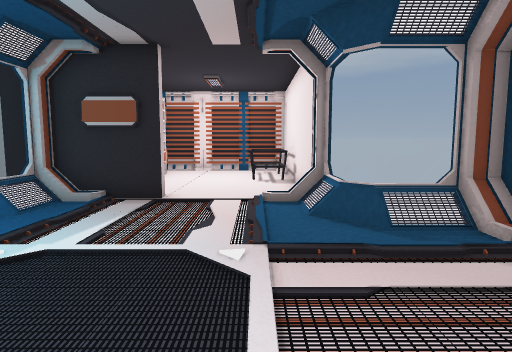
[1] (above)

16 first-person views from a walk through a scene from a Unity 3-D project. The camera is 1.4 m above the floor, tilts 6° down and sees 75° across. Doors are open. The floor is counted in squares, 1 m on a side. Each view is taken from the middle of a square. On the plan, view 1 faces up. The plan holds only what a view shows up to about 15 squares ahead; the rest is blank. The player is left out. Some animated figures are not drawn.

[2]
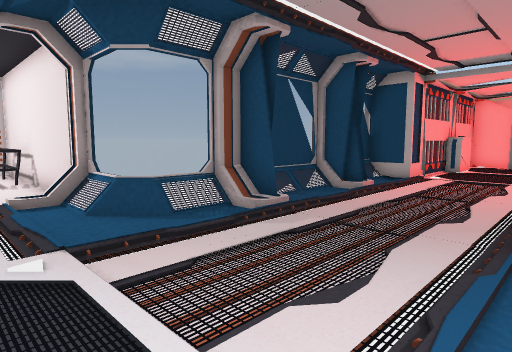

[3]
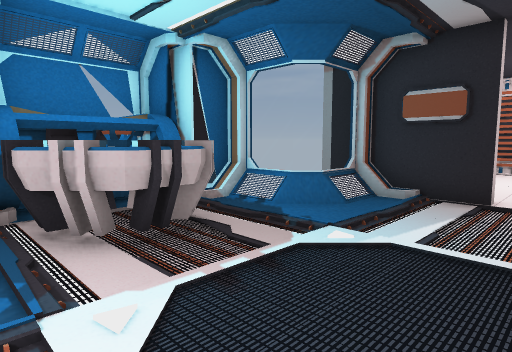

[4]
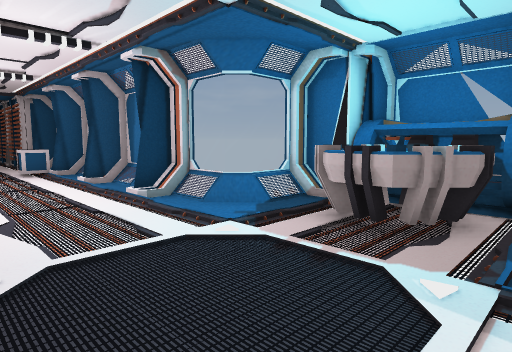

[5]
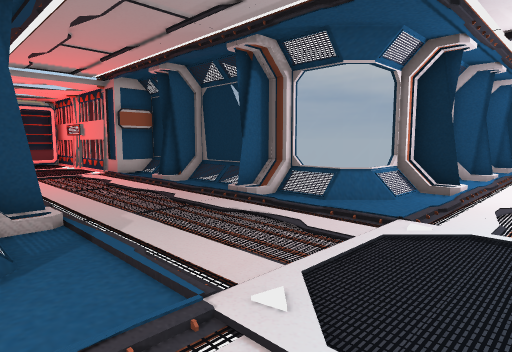

[6]
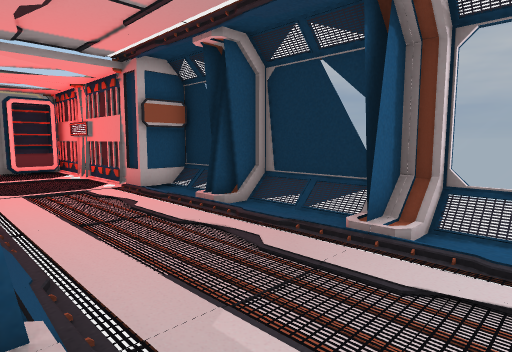

[7]
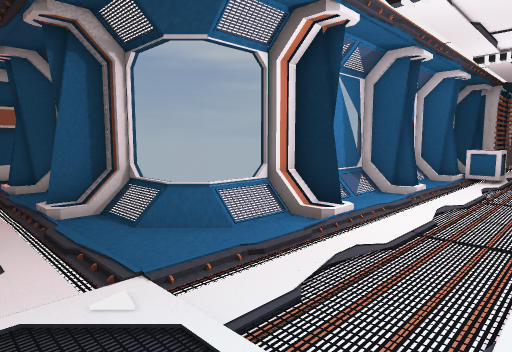

[8]
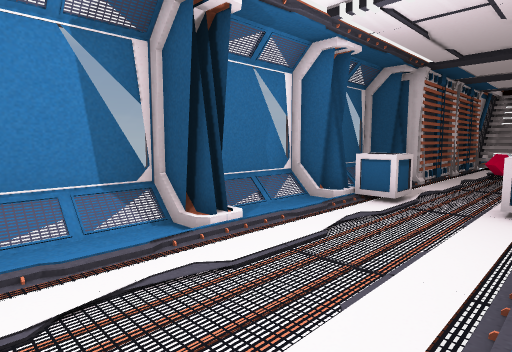

[9]
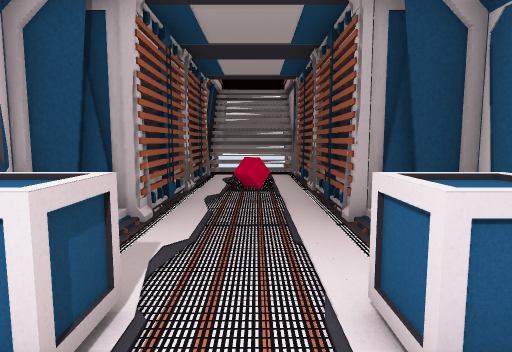

[10]
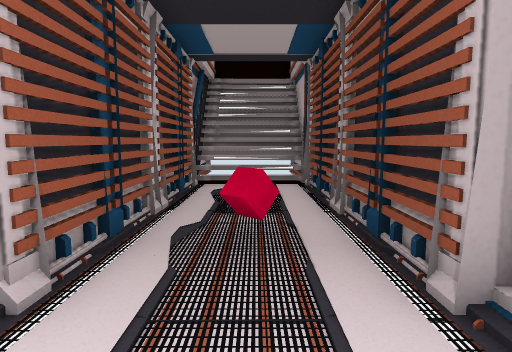

[11]
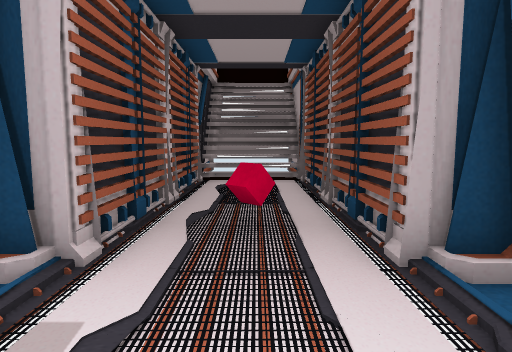

[12]
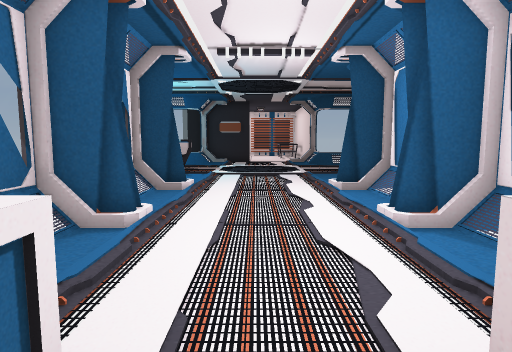

[13]
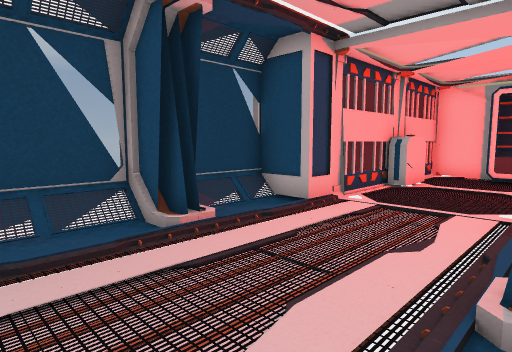

[14]
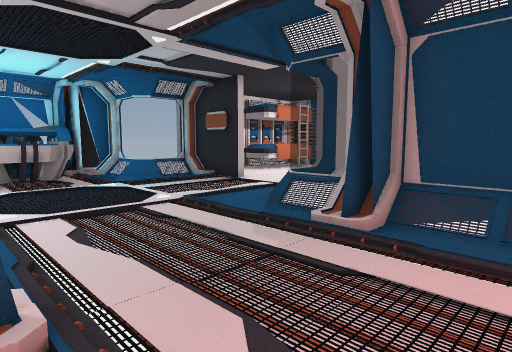

[15]
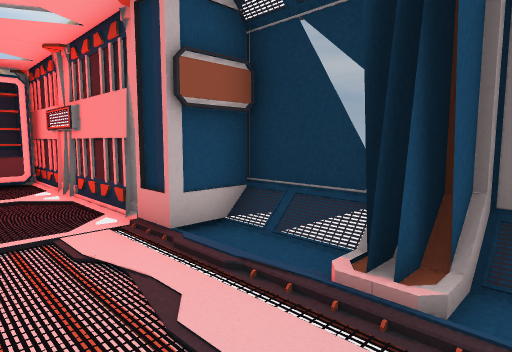

[16]
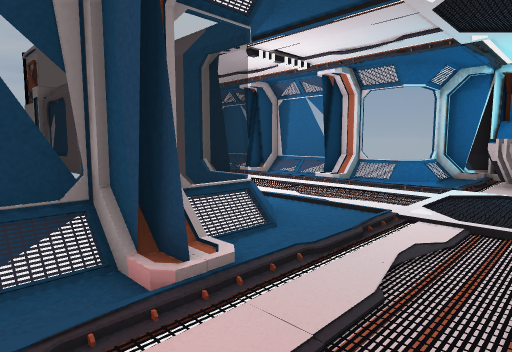

### Floor plan
Key: @ floor where view 1 was taken; # wall or solid block; . main floor; - floor 0.25 m lower than the main floor; / step, stairs or slope; D open door; = window, fence, low wall or low ledge; ^ raised ledge; T table; C computer; S shelf; P projector; O other object.
Columns run from 9 left of view 1 to 20 right of it. Each row starts with its distance up from view 1.
 17      ##   #
 16           #
 15      O...TT
 14       ... T
 13       ... T
 12       ...TT
 11       .....#
 10       .....#
  9   CCCCC....#
  8    C#C.DDDD#
  7     O..--.#=
  6 ##==...-...==##==##=#
  5 ##.....-.....#...#..##########
  4 #OPP.................D...OS..#
  3 OPPPP-....-----------D.......#
  2 OPPPP-....-----------D......O#
  1 #OPPP....... ........D......O#
  0 ##.....-.@...#...#..##########
 -1  #===..--..==#===#==O
 -2    #O..-../=
 -3    ##..-.//#
 -4     #..-.###
 -5     =..--./=
 -6     =..-../=
 -7     #..-./##
 -8    ##..-./##
 -9     =..--./=
-10      ..-../=
-11     ##.-./##
-12      ^^-^^##
-13      ..--./=
-14     =..-../=
-15     ##.-./##
-16      #.-.##
-17      #.--#
-18      #.O.#
-19      #.-.#
-20      #.-.#
-21      #. -#
-22      #. .#
-23      #. .#
-24      #///#
-25      #///#
-26      #///#
-27      #///#
-28      ##

Positions as (right, up) in squares from view 1, and headings:
1: (0, 0), facing up
2: (-1, 0), facing up-right
3: (-1, 0), facing up-left
4: (0, 5), facing down-left
5: (-2, 6), facing down-right
6: (2, 5), facing down-right
7: (-3, 2), facing down-right
8: (-4, -4), facing down-right
9: (-2, -10), facing down
10: (-2, -13), facing down
11: (-2, -12), facing down
12: (-2, -13), facing up
13: (5, 0), facing up-right
14: (7, 0), facing up-left
15: (7, 3), facing down-right
16: (6, 3), facing down-left
